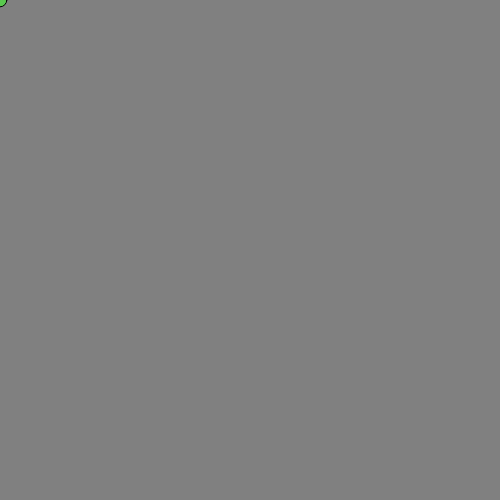
Frame 1 (no input)
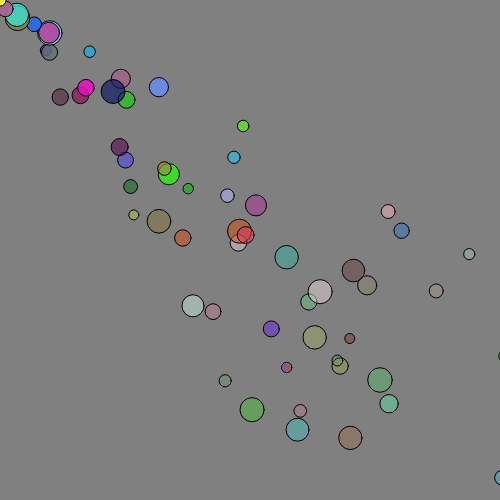
Frame 60 (no input)
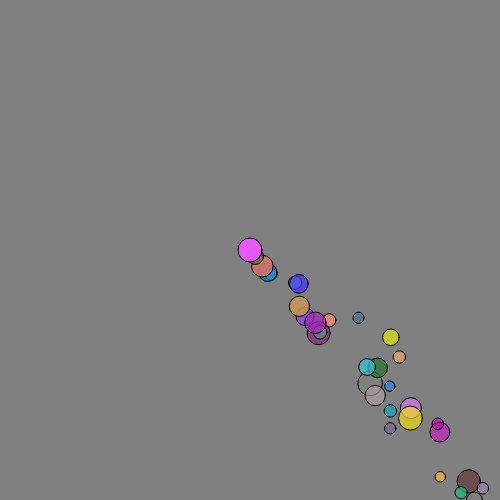
Frame 120 (the mouse pressed at the canvas centre since frame 60)

The p5.js sketch that drew these frames (run headless with seeded random() and noise() and a simulated clock; from frame 60 on, the mouse is pressed at the canvas centre):

// p5.js sketch
// ── sketch.js
let cars = [];

function setup() {
  createCanvas(500, 500);
  //noStroke();

//   for (let i = 0; i < 20; i++) {
//     cars.push(new Car());
//   }
}

function draw() {
  background("grey");

   cars.push(new Car());

  for (let i = 0; i < cars.length; i++) {
    cars[i].display();
    cars[i].move();

    if (cars[i].a <=0){
      cars.splice(i,1);
    }

  }

  print(cars.length);
}

class Car {
  constructor() {
    // attributes
    this.pos = createVector(mouseX,mouseY);
    this.vel = createVector(random(5,10), random(5,10));
    this.a = random(200,255);
    this.r = random (255);
    this.g = random(255);
    this.b = random(255);
    this.size = random(10,25);

    //this.lifetimer = 5*60;

  }

  // methods
  display() {
    fill(this.r,this.g,this.b, this.a);
    ellipse(this.pos.x, this.pos.y, this.size,this.size);
  }


  move() {
    this.pos.add(this.vel);
     this.a -= 3;

    //this.lifetimer --;

    // if (this.pos.x > width) this.pos.x = 0;
    // if (this.pos.x < 0) this.pos.x = width;
    // if (this.pos.y > height) this.pos.y = 0;
    // if (this.pos.y < 0) this.pos.y = height;
  }
}
